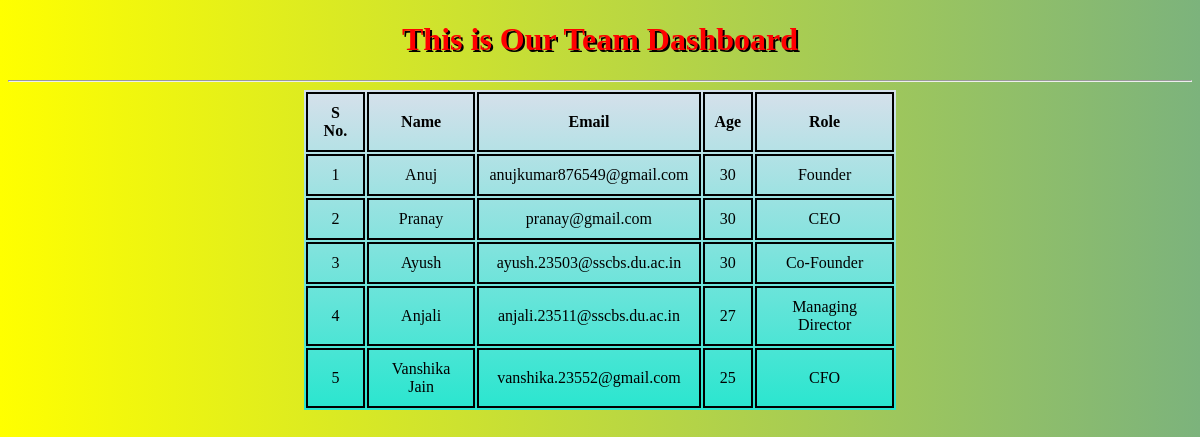
Screenshot of /team/ (signed in) with the database file from the repository.
### home/models.py (models this page shows, shortened)
class staff(models.Model):
    Name=models.CharField(max_length=30)
    Age=models.IntegerField()
    Email=models.EmailField()
    Role=models.CharField(max_length=255)

### home/views.py (the view)
# urls.py: path('team/',team,name='team'),
@login_required(login_url="/")
def team(request):
    Employee_details=staff.objects.all().values()
    context={
        'Employee_details':Employee_details,
    }
    return render(request,'team.html',context)

### home/templates/team.html (shortened to what this page needs)
<!DOCTYPE html>
<html lang="en">
  <head>
    <link
      rel="stylesheet"
      href="https://cdnjs.cloudflare.com/ajax/libs/animate.css/4.1.1/animate.min.css" />
    {%load static%}
    <link rel="stylesheet" href="{% static 'team.css' %} ">
  </head>
  <body>
    <div class="animate__animated animate__bounce animate__delay-2s">
      <h1>This is Our Team Dashboard</h1>
    </div>
    <hr>
    <table>
      <tr>
        <th>S No.</th>
        <th>Name</th>
        <th>Email</th>
        <th>Age</th>
        <th>Role</th>
      </tr>
      {%for people in Employee_details%}
      <tr>
        <td>{{forloop.counter}}</td>
        <td>{{people.Name}}</td>
        <td>{{people.Email}}</td>
        <td>{{people.Age}}</td>
        <td>{{people.Role}}</td>
      </tr>
      {%endfor%}
    </table>
  </body>
</html>

### static/team.css (style rules this page uses)
table { margin: auto; width: 50%; background:linear-gradient(to bottom,rgb(214, 224, 235),rgb(41, 230, 207)); }
td,th { padding: 10px; margin: auto; border: 2px solid black; text-align: center; }
h1 { text-align: center; color: red; text-shadow: 2px 2px #030000; }

### home/templates/team.html (style rules this page uses)
body { background: linear-gradient(to right,yellow,rgb(124, 179, 124)); }

### rows the page displays
staff: Name "Anuj", Email "anujkumar876549@gmail.com", Age "30", Role "Founder"
staff: Name "Pranay", Email "pranay@gmail.com", Age "30", Role "CEO"
staff: Name "Ayush", Email "ayush.23503@sscbs.du.ac.in", Age "30", Role "Co-Founder"
staff: Name "Anjali", Email "anjali.23511@sscbs.du.ac.in", Age "27", Role "Managing Director"
staff: Name "Vanshika Jain", Email "vanshika.23552@gmail.com", Age "25", Role "CFO"
